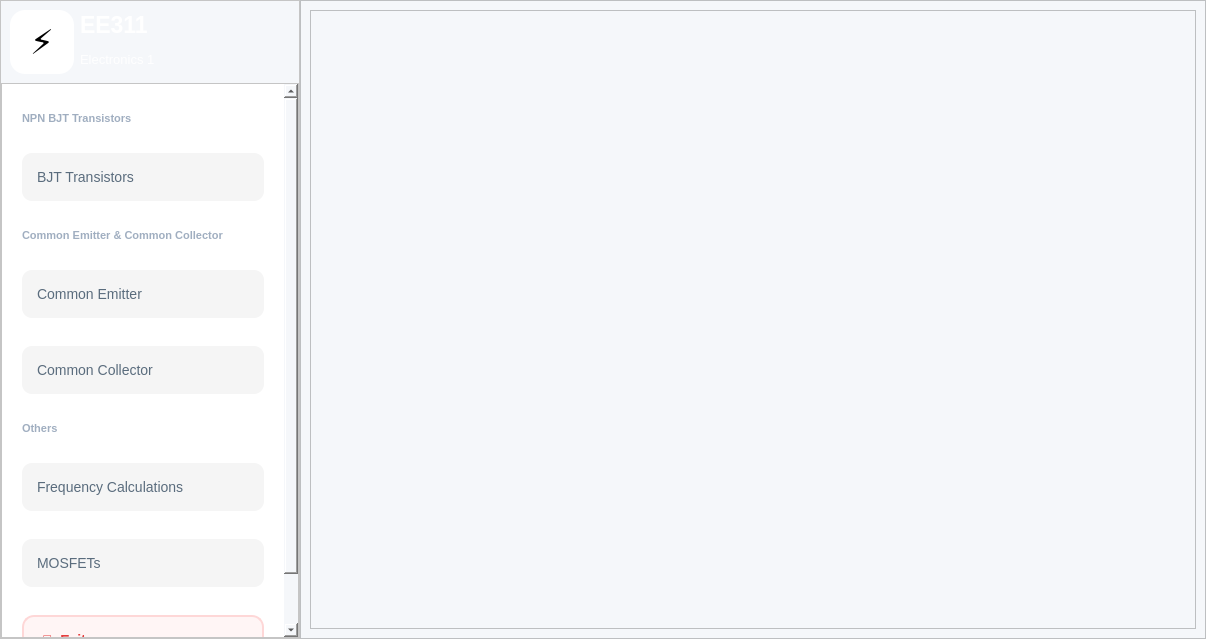
<?xml version="1.0" encoding="UTF-8"?>
<ui version="4.0">
 <class>EE311Calculator</class>
 <widget class="QMainWindow" name="EE311Calculator">
  <property name="geometry">
   <rect>
    <x>0</x>
    <y>0</y>
    <width>1206</width>
    <height>639</height>
   </rect>
  </property>
  <property name="minimumSize">
   <size>
    <width>1000</width>
    <height>600</height>
   </size>
  </property>
  <property name="windowTitle">
   <string>EE311 - Calculator</string>
  </property>
  <property name="styleSheet">
   <string notr="true">QMainWindow { background-color: #f5f7fa; }</string>
  </property>
  <widget class="QWidget" name="centralwidget">
   <property name="styleSheet">
    <string notr="true">background-color: #f5f7fa;</string>
   </property>
   <layout class="QHBoxLayout" name="mainHorizontalLayout">
    <property name="spacing">
     <number>0</number>
    </property>
    <property name="leftMargin">
     <number>0</number>
    </property>
    <property name="topMargin">
     <number>0</number>
    </property>
    <property name="rightMargin">
     <number>0</number>
    </property>
    <property name="bottomMargin">
     <number>0</number>
    </property>
    <item>
     <widget class="QFrame" name="sidebarFrame">
      <property name="sizePolicy">
       <sizepolicy hsizetype="Expanding" vsizetype="Expanding">
        <horstretch>0</horstretch>
        <verstretch>0</verstretch>
       </sizepolicy>
      </property>
      <property name="minimumSize">
       <size>
        <width>150</width>
        <height>0</height>
       </size>
      </property>
      <property name="maximumSize">
       <size>
        <width>300</width>
        <height>16777215</height>
       </size>
      </property>
      <property name="styleSheet">
       <string notr="true">QFrame { background-color: white; }</string>
      </property>
      <property name="frameShape">
       <enum>QFrame::Shape::StyledPanel</enum>
      </property>
      <layout class="QVBoxLayout" name="sidebarLayout">
       <property name="spacing">
        <number>0</number>
       </property>
       <property name="leftMargin">
        <number>0</number>
       </property>
       <property name="topMargin">
        <number>0</number>
       </property>
       <property name="rightMargin">
        <number>0</number>
       </property>
       <property name="bottomMargin">
        <number>0</number>
       </property>
       <item>
        <widget class="QWidget" name="headerWidget" native="true">
         <property name="minimumSize">
          <size>
           <width>0</width>
           <height>50</height>
          </size>
         </property>
         <property name="maximumSize">
          <size>
           <width>16777215</width>
           <height>90</height>
          </size>
         </property>
         <property name="styleSheet">
          <string notr="true">/* ===== Background Gradient ===== */
QWidget {
    background: qlineargradient(
        x1: 0, y1: 0,
        x2: 1, y2: 1,
        stop: 0 #667EEA,   /* start color */
        stop: 1 #764BA2    /* end color */
    );
    font-family: &quot;Segoe UI&quot;;
}
</string>
         </property>
         <layout class="QVBoxLayout" name="verticalLayout">
          <item>
           <layout class="QHBoxLayout" name="horizontalLayout">
            <item>
             <widget class="QLabel" name="logoIconLabel">
              <property name="minimumSize">
               <size>
                <width>64</width>
                <height>64</height>
               </size>
              </property>
              <property name="maximumSize">
               <size>
                <width>64</width>
                <height>64</height>
               </size>
              </property>
              <property name="styleSheet">
               <string notr="true">background-color: white; border-radius: 15px; font-size: 34px;</string>
              </property>
              <property name="text">
               <string>⚡</string>
              </property>
              <property name="alignment">
               <set>Qt::AlignmentFlag::AlignCenter</set>
              </property>
             </widget>
            </item>
            <item>
             <layout class="QVBoxLayout" name="logoTextLayout">
              <property name="spacing">
               <number>4</number>
              </property>
              <item>
               <widget class="QLabel" name="labelLogoTitle">
                <property name="styleSheet">
                 <string notr="true">color: white; font-size: 23px; font-weight: 800; background: transparent;</string>
                </property>
                <property name="text">
                 <string>EE311</string>
                </property>
               </widget>
              </item>
              <item>
               <widget class="QLabel" name="labelLogoSubtitle">
                <property name="styleSheet">
                 <string notr="true">color: rgba(255,255,255,0.95); font-size: 13px; background: transparent;</string>
                </property>
                <property name="text">
                 <string>Electronics 1</string>
                </property>
               </widget>
              </item>
             </layout>
            </item>
           </layout>
          </item>
         </layout>
        </widget>
       </item>
       <item>
        <widget class="QScrollArea" name="navScrollArea">
         <property name="styleSheet">
          <string notr="true">/* ===== VERTICAL SCROLLBAR ===== */
QScrollBar:vertical {
    width: 12px;
    background: rgba(255, 255, 255, 0.05);  /* subtle track */
    margin: 0px 0px 0px 0;  /* TOP RIGHT BOTTOM LEFT */
    border-radius: 6px;
}

QScrollBar::handle:vertical {
    background: rgba(120, 120, 120, 0.35);  /* glassy thumb */
    border-radius: 6px;
    min-height: 30px;
    border: 1px solid rgba(255, 255, 255, 0.2); /* subtle highlight */
}

QScrollBar::handle:vertical:hover {
    background: rgba(120, 120, 120, 0.55);
}

/* Up/Down buttons */
QScrollBar::add-line:vertical,
QScrollBar::sub-line:vertical {
    height: 16px;
    background: rgba(180, 180, 180, 0.35);
    border-radius: 4px;
}

/* Arrow icons */
QScrollBar::up-arrow:vertical,
QScrollBar::down-arrow:vertical {
    width: 6px;
    height: 6px;
    background: transparent;
}

/* Remove the blank area inside */
QScrollBar::add-page:vertical,
QScrollBar::sub-page:vertical {
    background: none;
}</string>
         </property>
         <property name="widgetResizable">
          <bool>true</bool>
         </property>
         <widget class="QWidget" name="navScrollContent">
          <property name="geometry">
           <rect>
            <x>0</x>
            <y>0</y>
            <width>284</width>
            <height>643</height>
           </rect>
          </property>
          <property name="styleSheet">
           <string notr="true">background-color: white;</string>
          </property>
          <layout class="QVBoxLayout" name="navMainLayout">
           <property name="spacing">
            <number>28</number>
           </property>
           <property name="leftMargin">
            <number>20</number>
           </property>
           <property name="topMargin">
            <number>28</number>
           </property>
           <property name="rightMargin">
            <number>20</number>
           </property>
           <property name="bottomMargin">
            <number>28</number>
           </property>
           <item>
            <widget class="QLabel" name="dashboardSectionLabel">
             <property name="styleSheet">
              <string notr="true">color: #a0aec0; font-size: 11px; font-weight: 800; background: transparent;</string>
             </property>
             <property name="text">
              <string>NPN BJT Transistors</string>
             </property>
            </widget>
           </item>
           <item>
            <widget class="QPushButton" name="buttonBjtTransistor">
             <property name="minimumSize">
              <size>
               <width>0</width>
               <height>48</height>
              </size>
             </property>
             <property name="cursor">
              <cursorShape>PointingHandCursor</cursorShape>
             </property>
             <property name="styleSheet">
              <string notr="true">QPushButton {
    background-color: rgb(245, 245, 245);
    border: none;
    border-radius: 10px;
    color: #5a6c7d;
    font-size: 14px;
    text-align: left;
    padding-left: 15px;
}

QPushButton:hover {
    background-color: rgb(200, 200, 200);
    color: #8c6fff;  /* slightly purple-ish on hover */
}

/* CHECKED / TOGGLED STATE */
QPushButton:checked {
    background-color: rgba(140, 111, 255, 0.10);  /* faint purple */
    color: #8c6fff; 
    font-weight: bold;
    border-left: 4px solid #8c6fff;
    padding-left: 11px; /* adjust so bar doesn’t push content too far */
}

/* PRESSED STATE (optional but clean) */
QPushButton:pressed {
    background-color: rgba(140, 111, 255, 0.18);  /* slightly darker purple on press */
}
</string>
             </property>
             <property name="text">
              <string>BJT Transistors</string>
             </property>
             <property name="checkable">
              <bool>true</bool>
             </property>
             <attribute name="buttonGroup">
              <string notr="true">buttonGroupSubmenus</string>
             </attribute>
            </widget>
           </item>
           <item>
            <widget class="QLabel" name="userMgmtLabel">
             <property name="styleSheet">
              <string notr="true">color: #a0aec0; font-size: 11px; font-weight: 800; background: transparent;</string>
             </property>
             <property name="text">
              <string>Common Emitter &amp; Common Collector</string>
             </property>
            </widget>
           </item>
           <item>
            <widget class="QPushButton" name="buttonCommonEmitter">
             <property name="minimumSize">
              <size>
               <width>0</width>
               <height>48</height>
              </size>
             </property>
             <property name="cursor">
              <cursorShape>PointingHandCursor</cursorShape>
             </property>
             <property name="styleSheet">
              <string notr="true">QPushButton {
    background-color: rgb(245, 245, 245);
    border: none;
    border-radius: 10px;
    color: #5a6c7d;
    font-size: 14px;
    text-align: left;
    padding-left: 15px;
}

QPushButton:hover {
    background-color: rgb(200, 200, 200);
    color: #8c6fff;  /* slightly purple-ish on hover */
}

/* CHECKED / TOGGLED STATE */
QPushButton:checked {
    background-color: rgba(140, 111, 255, 0.10);  /* faint purple */
    color: #8c6fff; 
    font-weight: bold;
    border-left: 4px solid #8c6fff;
    padding-left: 11px; /* adjust so bar doesn’t push content too far */
}

/* PRESSED STATE (optional but clean) */
QPushButton:pressed {
    background-color: rgba(140, 111, 255, 0.18);  /* slightly darker purple on press */
}
</string>
             </property>
             <property name="text">
              <string>Common Emitter</string>
             </property>
             <property name="checkable">
              <bool>true</bool>
             </property>
             <attribute name="buttonGroup">
              <string notr="true">buttonGroupSubmenus</string>
             </attribute>
            </widget>
           </item>
           <item>
            <widget class="QPushButton" name="buttonCommonCollector">
             <property name="minimumSize">
              <size>
               <width>0</width>
               <height>48</height>
              </size>
             </property>
             <property name="cursor">
              <cursorShape>PointingHandCursor</cursorShape>
             </property>
             <property name="styleSheet">
              <string notr="true">QPushButton {
    background-color: rgb(245, 245, 245);
    border: none;
    border-radius: 10px;
    color: #5a6c7d;
    font-size: 14px;
    text-align: left;
    padding-left: 15px;
}

QPushButton:hover {
    background-color: rgb(200, 200, 200);
    color: #8c6fff;  /* slightly purple-ish on hover */
}

/* CHECKED / TOGGLED STATE */
QPushButton:checked {
    background-color: rgba(140, 111, 255, 0.10);  /* faint purple */
    color: #8c6fff; 
    font-weight: bold;
    border-left: 4px solid #8c6fff;
    padding-left: 11px; /* adjust so bar doesn’t push content too far */
}

/* PRESSED STATE (optional but clean) */
QPushButton:pressed {
    background-color: rgba(140, 111, 255, 0.18);  /* slightly darker purple on press */
}
</string>
             </property>
             <property name="text">
              <string>Common Collector</string>
             </property>
             <property name="checkable">
              <bool>true</bool>
             </property>
            </widget>
           </item>
           <item>
            <widget class="QLabel" name="courseMgmtLabel">
             <property name="styleSheet">
              <string notr="true">color: #a0aec0; font-size: 11px; font-weight: 800; background: transparent;</string>
             </property>
             <property name="text">
              <string>Others</string>
             </property>
            </widget>
           </item>
           <item>
            <widget class="QPushButton" name="buttonFrequencyCalculations">
             <property name="minimumSize">
              <size>
               <width>0</width>
               <height>48</height>
              </size>
             </property>
             <property name="cursor">
              <cursorShape>PointingHandCursor</cursorShape>
             </property>
             <property name="styleSheet">
              <string notr="true">QPushButton {
    background-color: rgb(245, 245, 245);
    border: none;
    border-radius: 10px;
    color: #5a6c7d;
    font-size: 14px;
    text-align: left;
    padding-left: 15px;
}

QPushButton:hover {
    background-color: rgb(200, 200, 200);
    color: #8c6fff;  /* slightly purple-ish on hover */
}

/* CHECKED / TOGGLED STATE */
QPushButton:checked {
    background-color: rgba(140, 111, 255, 0.10);  /* faint purple */
    color: #8c6fff; 
    font-weight: bold;
    border-left: 4px solid #8c6fff;
    padding-left: 11px; /* adjust so bar doesn’t push content too far */
}

/* PRESSED STATE (optional but clean) */
QPushButton:pressed {
    background-color: rgba(140, 111, 255, 0.18);  /* slightly darker purple on press */
}
</string>
             </property>
             <property name="text">
              <string>Frequency Calculations</string>
             </property>
             <property name="checkable">
              <bool>true</bool>
             </property>
             <attribute name="buttonGroup">
              <string notr="true">buttonGroupSubmenus</string>
             </attribute>
            </widget>
           </item>
           <item>
            <widget class="QPushButton" name="buttonViewPrereqs">
             <property name="minimumSize">
              <size>
               <width>0</width>
               <height>48</height>
              </size>
             </property>
             <property name="cursor">
              <cursorShape>PointingHandCursor</cursorShape>
             </property>
             <property name="styleSheet">
              <string notr="true">QPushButton {
    background-color: rgb(245, 245, 245);
    border: none;
    border-radius: 10px;
    color: #5a6c7d;
    font-size: 14px;
    text-align: left;
    padding-left: 15px;
}

QPushButton:hover {
    background-color: rgb(200, 200, 200);
    color: #8c6fff;  /* slightly purple-ish on hover */
}

/* CHECKED / TOGGLED STATE */
QPushButton:checked {
    background-color: rgba(140, 111, 255, 0.10);  /* faint purple */
    color: #8c6fff; 
    font-weight: bold;
    border-left: 4px solid #8c6fff;
    padding-left: 11px; /* adjust so bar doesn’t push content too far */
}

/* PRESSED STATE (optional but clean) */
QPushButton:pressed {
    background-color: rgba(140, 111, 255, 0.18);  /* slightly darker purple on press */
}
</string>
             </property>
             <property name="text">
              <string>MOSFETs</string>
             </property>
             <property name="checkable">
              <bool>true</bool>
             </property>
             <attribute name="buttonGroup">
              <string notr="true">buttonGroupSubmenus</string>
             </attribute>
            </widget>
           </item>
           <item>
            <spacer name="navVerticalSpacer">
             <property name="orientation">
              <enum>Qt::Orientation::Vertical</enum>
             </property>
             <property name="sizeHint" stdset="0">
              <size>
               <width>20</width>
               <height>40</height>
              </size>
             </property>
            </spacer>
           </item>
           <item>
            <widget class="QPushButton" name="buttonLogout">
             <property name="minimumSize">
              <size>
               <width>0</width>
               <height>50</height>
              </size>
             </property>
             <property name="cursor">
              <cursorShape>PointingHandCursor</cursorShape>
             </property>
             <property name="styleSheet">
              <string notr="true">QPushButton {
    background-color: #fff5f5;
    border: 2px solid #fed7d7;
    border-radius: 12px;
    color: #e53e3e;
    font-weight: 700;
    font-size: 14px;
    text-align: left;
    padding-left: 18px;
    /* Add subtle shadow for depth */
    box-shadow: 0px 2px 4px rgba(0, 0, 0, 0.1);
}

/* Hover effect */
QPushButton:hover {
    background-color: #fed7d7;
}

/* Pressed effect */
QPushButton:pressed {
    background-color: #fbb6b6; /* slightly darker */
    padding-left: 20px;        /* move text slightly right to simulate press */
    padding-top: 2px;          /* move text slightly down */
    border-color: #f56565;     /* darker border */
}
</string>
             </property>
             <property name="text">
              <string>🚪  Exit</string>
             </property>
            </widget>
           </item>
          </layout>
         </widget>
        </widget>
       </item>
      </layout>
     </widget>
    </item>
    <item>
     <widget class="QWidget" name="mainContentWidget" native="true">
      <property name="styleSheet">
       <string notr="true">background-color: #f5f7fa;</string>
      </property>
      <layout class="QVBoxLayout" name="mainContentLayout">
       <property name="spacing">
        <number>0</number>
       </property>
       <property name="leftMargin">
        <number>0</number>
       </property>
       <property name="topMargin">
        <number>0</number>
       </property>
       <property name="rightMargin">
        <number>0</number>
       </property>
       <property name="bottomMargin">
        <number>0</number>
       </property>
       <item>
        <widget class="QFrame" name="frame">
         <property name="frameShape">
          <enum>QFrame::Shape::StyledPanel</enum>
         </property>
         <property name="frameShadow">
          <enum>QFrame::Shadow::Raised</enum>
         </property>
         <layout class="QVBoxLayout" name="verticalLayout_3">
          <item>
           <widget class="QScrollArea" name="scrollArea">
            <property name="styleSheet">
             <string notr="true">
/* ===== VERTICAL SCROLLBAR ===== */
QScrollBar:vertical {
    width: 12px;
    background: rgba(255, 255, 255, 0.05);  /* subtle track */
    margin: 0px 0px 0px 0;  /* TOP RIGHT BOTTOM LEFT */
    border-radius: 6px;
}

QScrollBar::handle:vertical {
    background: rgba(120, 120, 120, 0.35);  /* glassy thumb */
    border-radius: 6px;
    min-height: 30px;
    border: 1px solid rgba(255, 255, 255, 0.2); /* subtle highlight */
}

QScrollBar::handle:vertical:hover {
    background: rgba(120, 120, 120, 0.55);
}

/* Up/Down buttons */
QScrollBar::add-line:vertical,
QScrollBar::sub-line:vertical {
    height: 16px;
    background: rgba(180, 180, 180, 0.35);
    border-radius: 4px;
}

/* Arrow icons */
QScrollBar::up-arrow:vertical,
QScrollBar::down-arrow:vertical {
    width: 6px;
    height: 6px;
    background: transparent;
}

/* Remove the blank area inside */
QScrollBar::add-page:vertical,
QScrollBar::sub-page:vertical {
    background: none;
}
/* ===== HORIZONTAL SCROLLBAR ===== */
QScrollBar:horizontal {
    height: 12px;
    background: rgba(255, 255, 255, 0.05);  /* subtle track */
    margin: 0px 0 0px 0;  /* TOP RIGHT BOTTOM LEFT */
    border-radius: 6px;
}

QScrollBar::handle:horizontal {
    background: rgba(120, 120, 120, 0.35);  /* glassy thumb */
    border-radius: 6px;
    min-width: 30px;
    border: 1px solid rgba(255, 255, 255, 0.2); /* subtle highlight */
}

QScrollBar::handle:horizontal:hover {
    background: rgba(120, 120, 120, 0.55);
}

/* Left/Right buttons */
QScrollBar::add-line:horizontal,
QScrollBar::sub-line:horizontal {
    width: 16px;
    background: rgba(180, 180, 180, 0.35);
    border-radius: 4px;
}

/* Arrow icons */
QScrollBar::left-arrow:horizontal,
QScrollBar::right-arrow:horizontal {
    width: 6px;
    height: 6px;
    background: transparent;
}

/* Remove the blank area inside */
QScrollBar::add-page:horizontal,
QScrollBar::sub-page:horizontal {
    background: none;
}
</string>
            </property>
            <property name="verticalScrollBarPolicy">
             <enum>Qt::ScrollBarPolicy::ScrollBarAsNeeded</enum>
            </property>
            <property name="horizontalScrollBarPolicy">
             <enum>Qt::ScrollBarPolicy::ScrollBarAsNeeded</enum>
            </property>
            <property name="widgetResizable">
             <bool>true</bool>
            </property>
            <widget class="QWidget" name="scrollAreaWidgetContents">
             <property name="geometry">
              <rect>
               <x>0</x>
               <y>0</y>
               <width>884</width>
               <height>617</height>
              </rect>
             </property>
             <layout class="QVBoxLayout" name="verticalLayout_4">
              <item>
               <widget class="QStackedWidget" name="stackedWidget">
                <property name="currentIndex">
                 <number>5</number>
                </property>
                <widget class="QWidget" name="page0Profile"/>
                <widget class="QWidget" name="page1AllStudents"/>
                <widget class="QWidget" name="page2PendingRequests"/>
                <widget class="QWidget" name="page3ManageFaculty"/>
                <widget class="QWidget" name="page4ManageCourses"/>
                <widget class="QWidget" name="page5ManageSections"/>
               </widget>
              </item>
             </layout>
            </widget>
           </widget>
          </item>
         </layout>
        </widget>
       </item>
      </layout>
     </widget>
    </item>
   </layout>
  </widget>
 </widget>
 <resources/>
 <connections/>
 <buttongroups>
  <buttongroup name="buttonGroupSubmenus"/>
 </buttongroups>
</ui>
